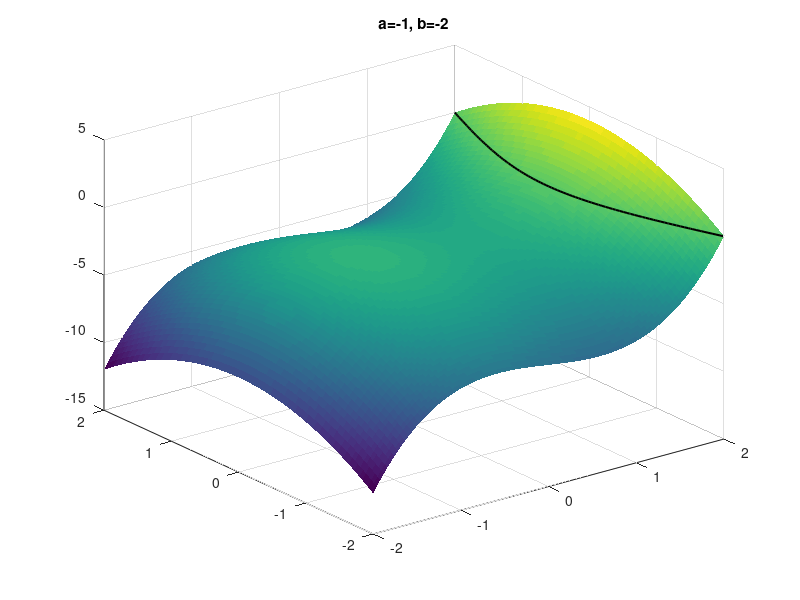
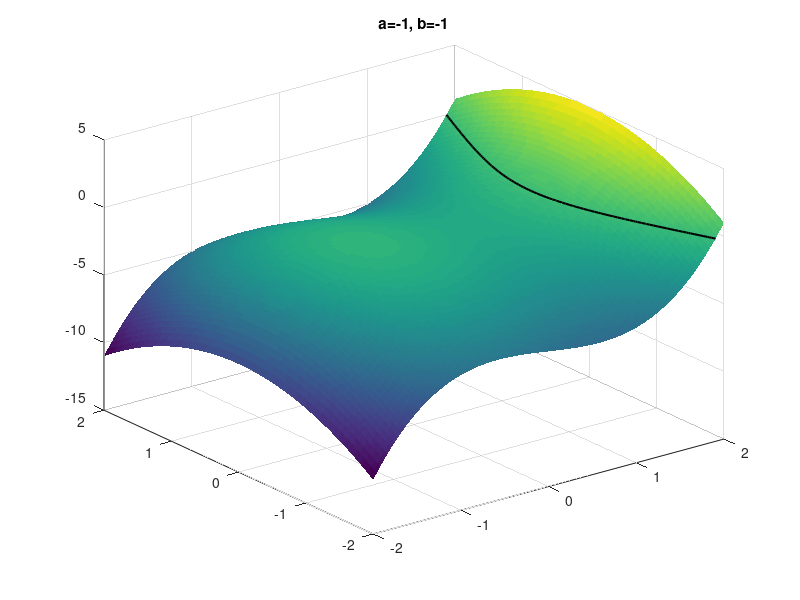
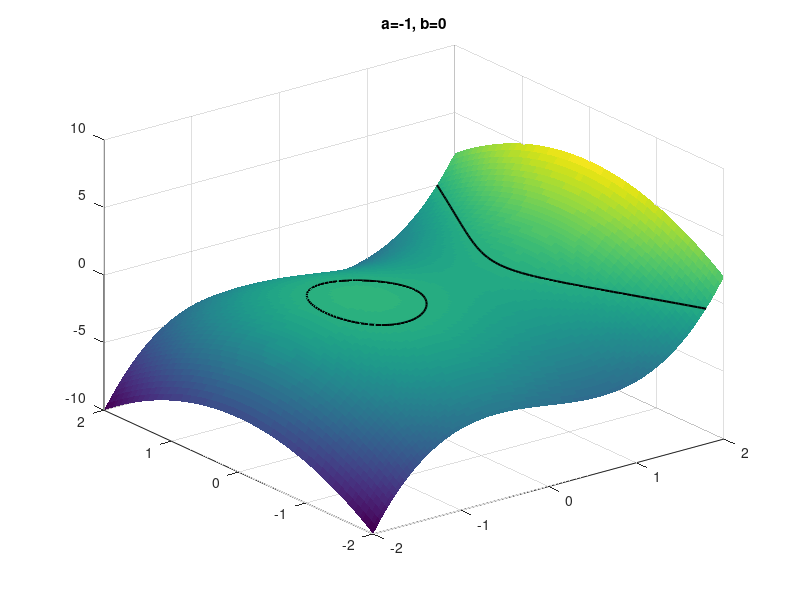
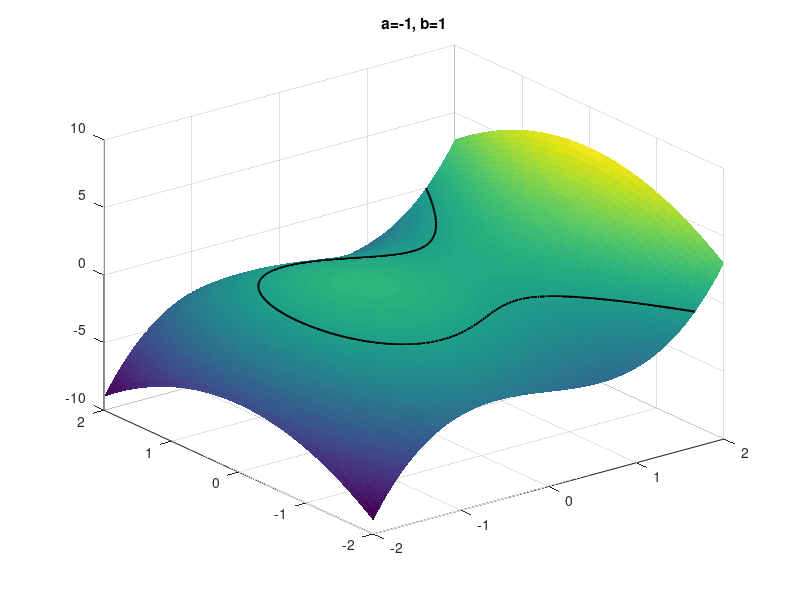

MATLAB code to generate these figures, in order:
% Elliptic curves
clear;clc;close all;

xmax=2;
n=100;
x=linspace(-xmax,xmax,100);
y=x;
[X,Y]=meshgrid(x,y);

a=[-1:2];
b=[-2:1];
na=length(a);
nb=length(b);


for i=1:na
    for j=1:nb
        figure
        F = -Y.^2+X.^3+a(i)*X+b(j);
        surf(x,y,F); shading flat; hold on;
        contour3(x,y,F,[0 0],'-k', 'LineWidth',1.5); hold on;
        title(['a=' num2str(a(i)) ', b=' num2str(b(j) )])
    end
end

 